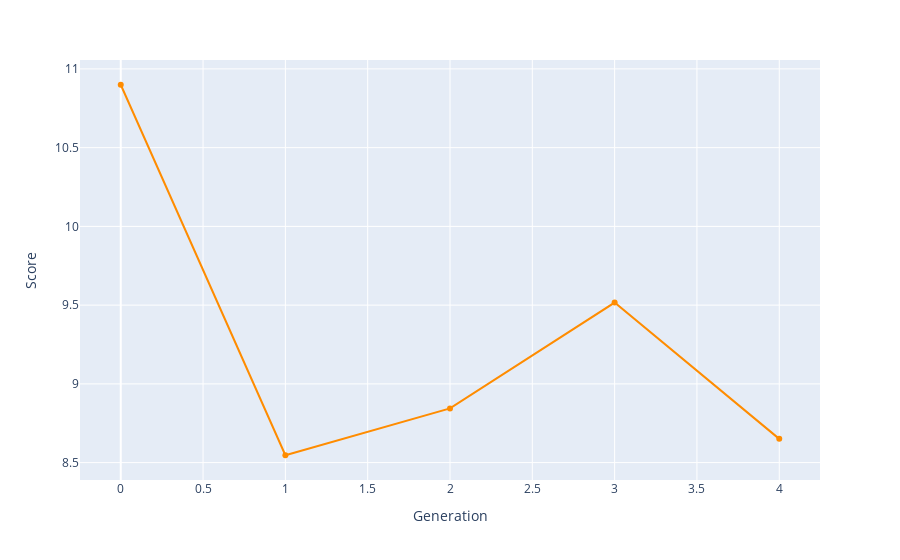

The notebook cell this image was saved under:
### Code cell
bestRankDF = pd.DataFrame(bestRank, columns=['Score', 'Schedule'])
bestRank
bestRankDF['Generation'] = bestRankDF.index.values
fig = px.line(bestRankDF, x='Generation', y='Score',
              hover_data=['Schedule'], markers=True)
fig.update_traces(line_color='DarkOrange')
fig.show()
fileName = f'p{popSize}g{generations}n{nSwaps}.html'
fig.write_html(f'charts/{fileName}', include_plotlyjs="cdn")

### Figure 1 — Plotly figure (JSON) as saved in the notebook; plotly's stock layout.template omitted (floating-point values rounded to 4 significant figures; data arrays with more than 128 entries replaced by an {"elided": "..."} marker saying what was removed)
{"data": [{"customdata": {"elided": "5x1x48 int values"}, "hovertemplate": "Generation=%{x}<br>Score=%{y}<br>Schedule=%{customdata[0]}<extra></extra>", "legendgroup": "", "line": {"color": "DarkOrange", "dash": "solid"}, "marker": {"symbol": "circle"}, "mode": "markers+lines", "name": "", "orientation": "v", "showlegend": false, "type": "scatter", "x": [0, 1, 2, 3, 4], "xaxis": "x", "y": [10.9, 8.547, 8.844, 9.516, 8.651], "yaxis": "y"}], "layout": {"legend": {"tracegroupgap": 0}, "margin": {"t": 60}, "xaxis": {"anchor": "y", "domain": [0, 1], "title": {"text": "Generation"}}, "yaxis": {"anchor": "x", "domain": [0, 1], "title": {"text": "Score"}}}}
